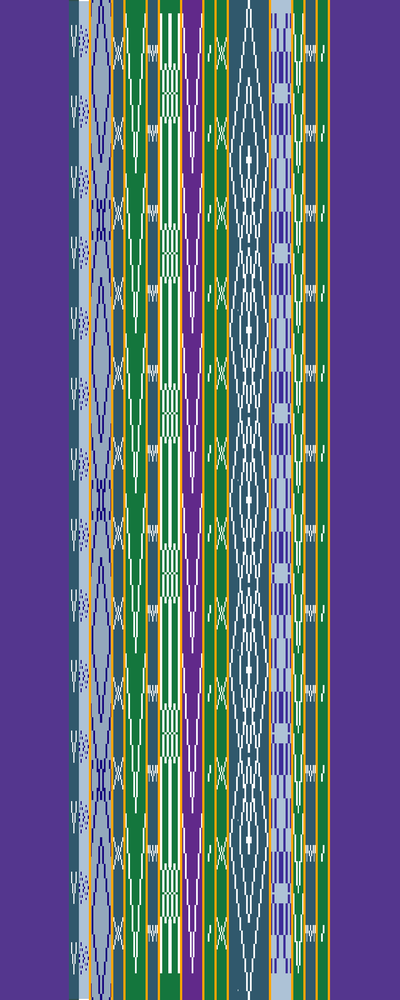
#> input picture Dataset/harungguan/Harungguan Ungu_Ruth Theresia_006.png, 400 x 1000 px, shrunk from 1440 x 3600 before the run, found by its file name
$ jupyter execute 'Visual Analysis.ipynb'
#> lines starting #> are read from the running program, lines starting #| are printed output that depends on the picture
[cell 1]
import numpy as np

from PIL import Image

from matplotlib import pyplot as plt

import cv2

from skimage import io
from skimage import color

[cell 2]
path = 'dataset_harungguan/test_color/Harungguan Ungu_Ruth Theresia_006.png'
pillow_img  = Image.open(path)
#> pillow_img is the input picture: PIL image 400x1000 RGB; mean R, G, B 99.3, 104.5, 126.1

hsv_img = pillow_img.convert('HSV')
#> hsv_img: PIL image 400x1000 HSV; mean H, S, V 138.8, 148.4, 153.1

rgb_img = hsv_img.convert('RGB')

arr_hsv = np.asarray(hsv_img)

[cell 3]
hue_channel =  arr_hsv[:, :, 0]
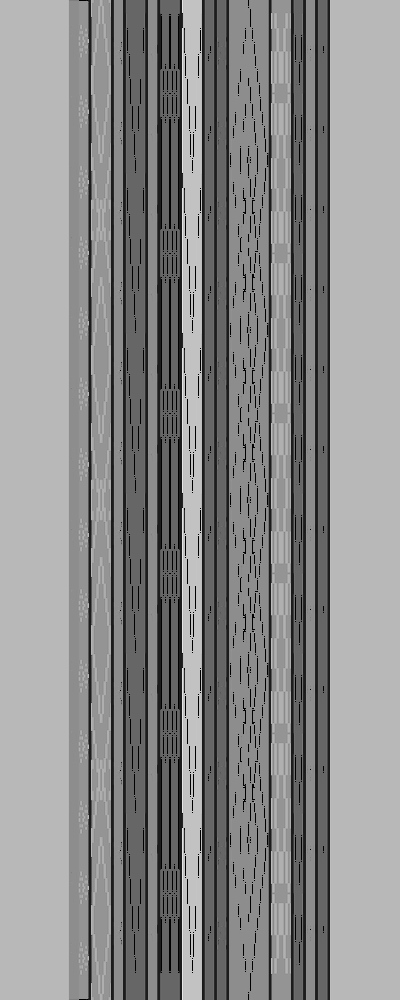
#> hue_channel: shape (1000, 400); min 0, max 231, mean 138.8
saturation_channel =  arr_hsv[:, :, 1]
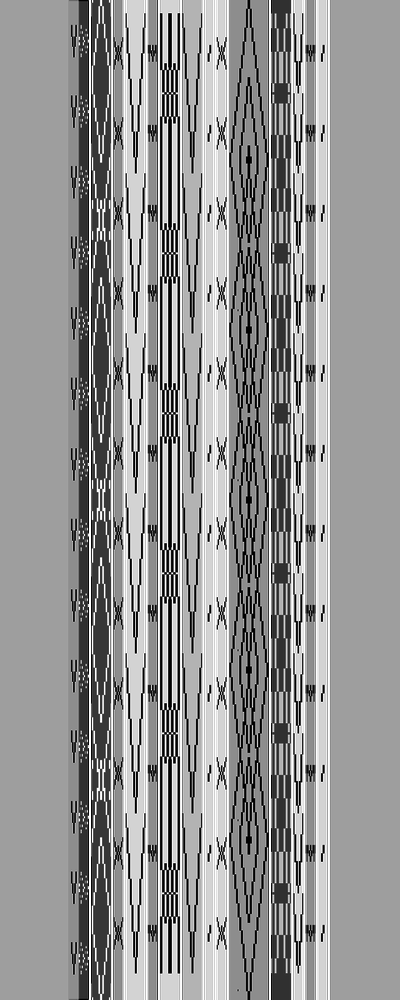
#> saturation_channel: shape (1000, 400); min 0, max 255, mean 148.4
value_channel =  arr_hsv[:, :, 2]
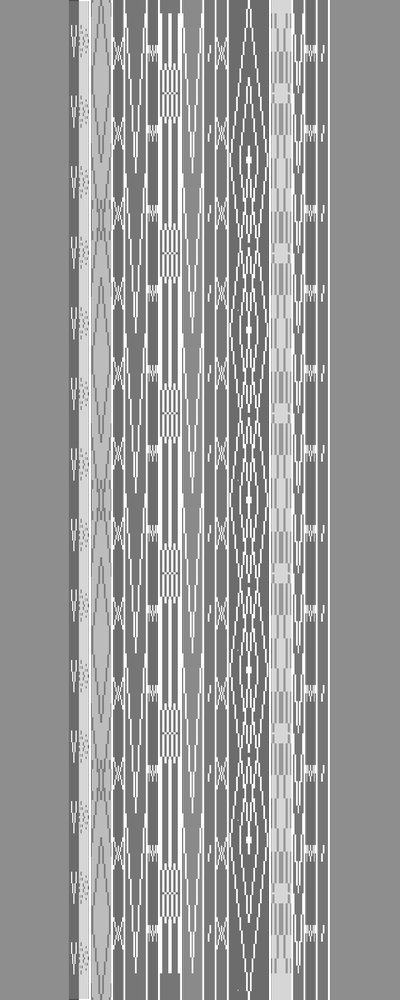
#> value_channel: shape (1000, 400); min 73, max 255, mean 153.1

[cell 4]
fig, axes = plt.subplots(nrows=1, ncols=3, figsize=(10, 5))

# hue
axes[0].imshow(hue_channel)
axes[0].title.set_text('hue channel')

# saturation
axes[1].imshow(saturation_channel)
axes[1].title.set_text('saturation channel')

# value
axes[2].imshow(value_channel)
axes[2].title.set_text('value channel')

fig.tight_layout()
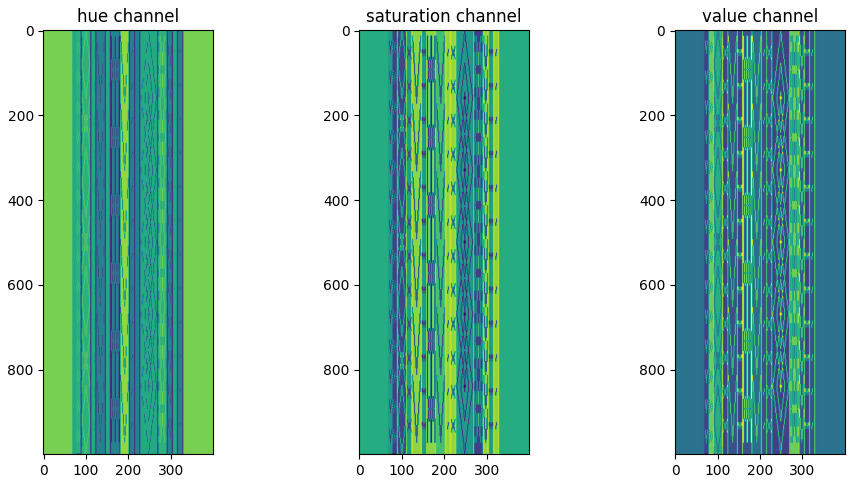
#> figure drawn by matplotlib, 3 panels

[cell 5]
fig, axes = plt.subplots(nrows=1, ncols=4, figsize=(10, 5))

# sRGB
axes[0].imshow(pillow_img)
axes[0].title.set_text('sRGB Color Space')

# HSV
axes[1].imshow(hsv_img)
axes[1].title.set_text('HSV Color Space')

# RGB
axes[2].imshow(rgb_img)
axes[2].title.set_text('RGB Color Space')

gray_img = pillow_img.convert('L')
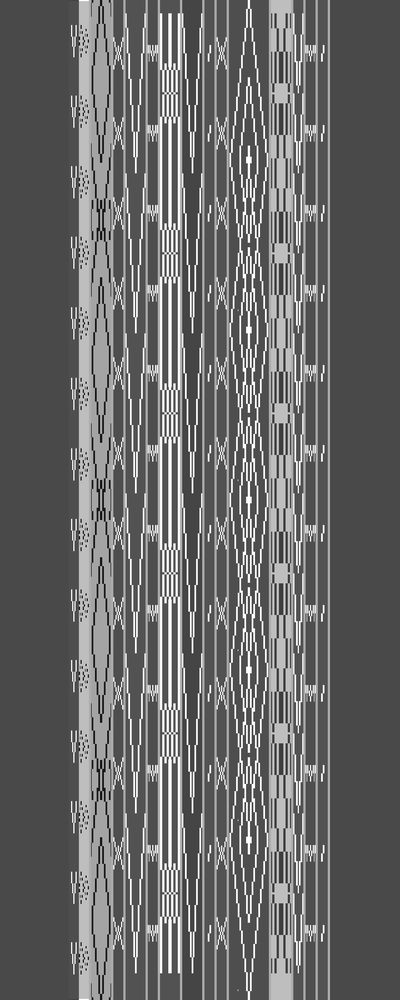
#> gray_img: PIL image 400x1000 L; min 13, max 255, mean 105.4
axes[3].imshow(gray_img, cmap='gray')
axes[3].title.set_text('Grayscale Color Space')

fig.tight_layout()
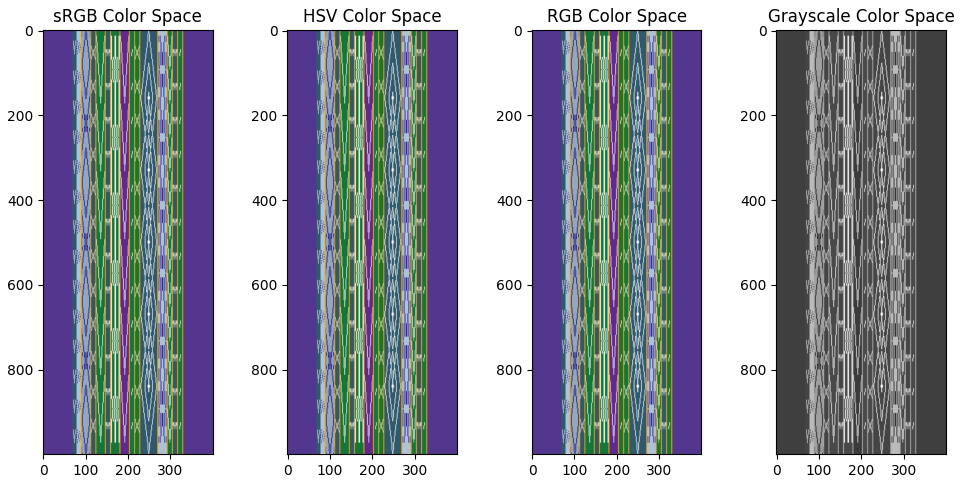
#> figure drawn by matplotlib, 4 panels

[cell 6]
bgr = cv2.imread(path)
hsv = cv2.cvtColor(bgr, cv2.COLOR_BGR2HSV_FULL)
#> hsv: shape (1000, 400, 3); mean H, S, V 139.8, 148.8, 153.1
new_bgr = cv2.cvtColor(hsv, cv2.COLOR_HSV2BGR)
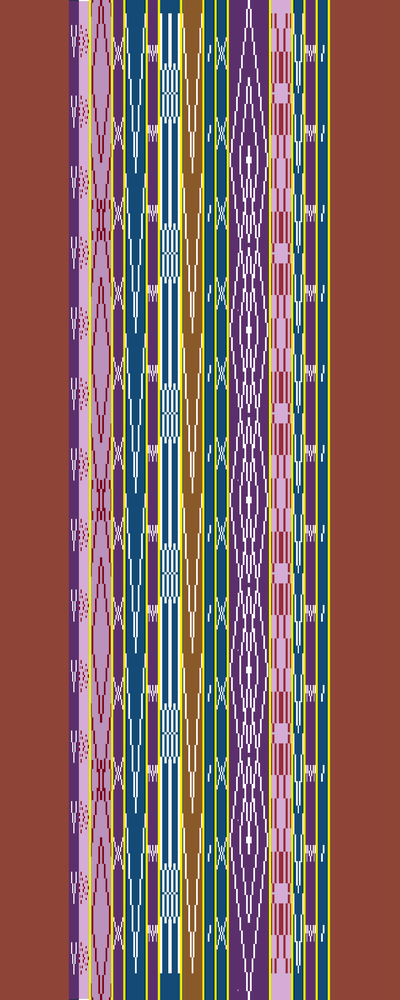
#> new_bgr: shape (1000, 400, 3); mean B, G, R 97.1, 100.4, 133.5
lab = cv2.cvtColor(bgr, cv2.COLOR_BGR2LAB)
#> lab: shape (1000, 400, 3); mean of channels 0, 1, 2 116.5, 135.9, 115.3

[cell 7]
fig, axes = plt.subplots(nrows=1, ncols=4, figsize=(10, 5))

# BGR
axes[0].imshow(bgr)
axes[0].title.set_text('BGR Color Space')

# HSV
axes[1].imshow(hsv)
axes[1].title.set_text('HSV Color Space')

# New BGR
axes[2].imshow(hsv)
axes[2].title.set_text('New BGR Color Space')

# Lab
axes[3].imshow(lab)
axes[3].title.set_text('Lab Color Space')

fig.tight_layout()
#> figure, not shown here; B, G, R data is drawn as R, G, B

$ run again, with Dataset/harungguan/Harungguan Coklat Terang_Ruth Theresia_002.png copied over Dataset/harungguan/Harungguan Ungu_Ruth Theresia_006.png
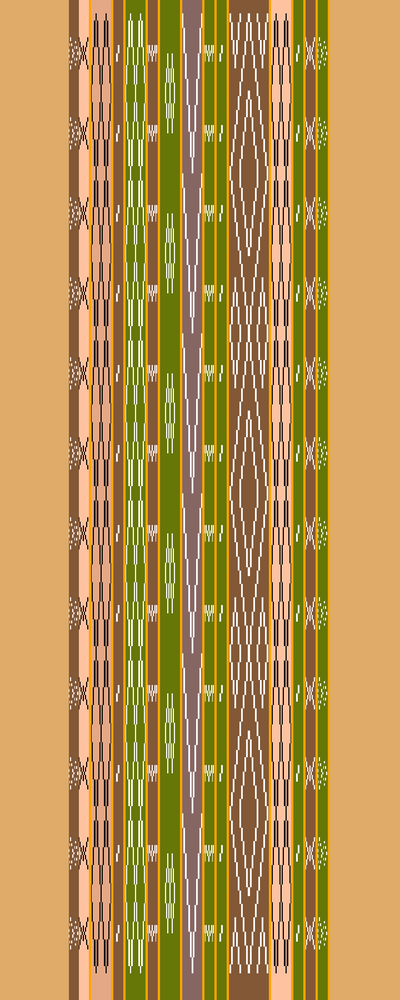
#> input picture Dataset/harungguan/Harungguan Coklat Terang_Ruth Theresia_002.png, 400 x 1000 px, shrunk from 1440 x 3600 before the run, found by its file name
#> pillow_img is the input picture: PIL image 400x1000 RGB; mean R, G, B 181.5, 144.7, 79.8
#> hsv_img: PIL image 400x1000 HSV; mean H, S, V 26.6, 149.1, 184.3
#> `[cell 5] fig, axes = plt.subplots(nrows=1, ncols=4, figsize=(10, 5))  ..`:
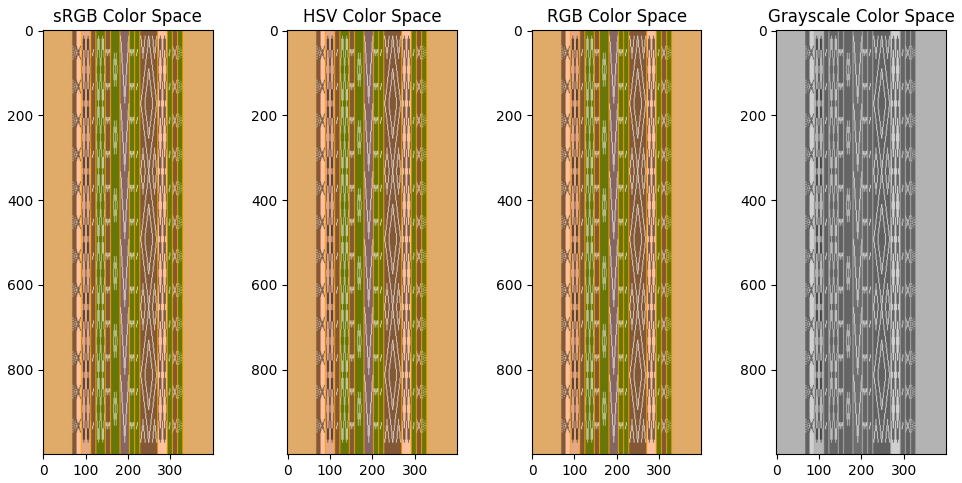
#> figure drawn by matplotlib, 4 panels
#> hsv: shape (1000, 400, 3); mean H, S, V 27.3, 149.3, 184.3
#> `new_bgr = cv2.cvtColor(hsv, cv2.COLOR_HSV2BGR)`:
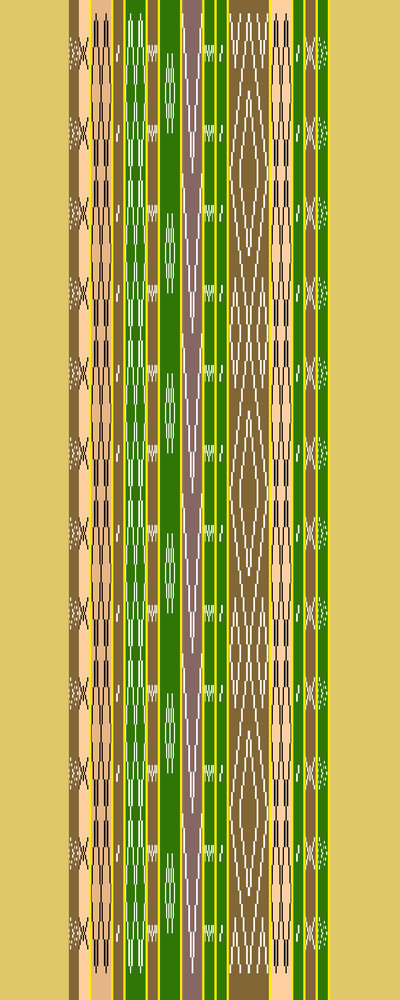
#> new_bgr: shape (1000, 400, 3); mean B, G, R 79.5, 164.1, 171.7
#> lab: shape (1000, 400, 3); mean of channels 0, 1, 2 158.4, 134.9, 165
